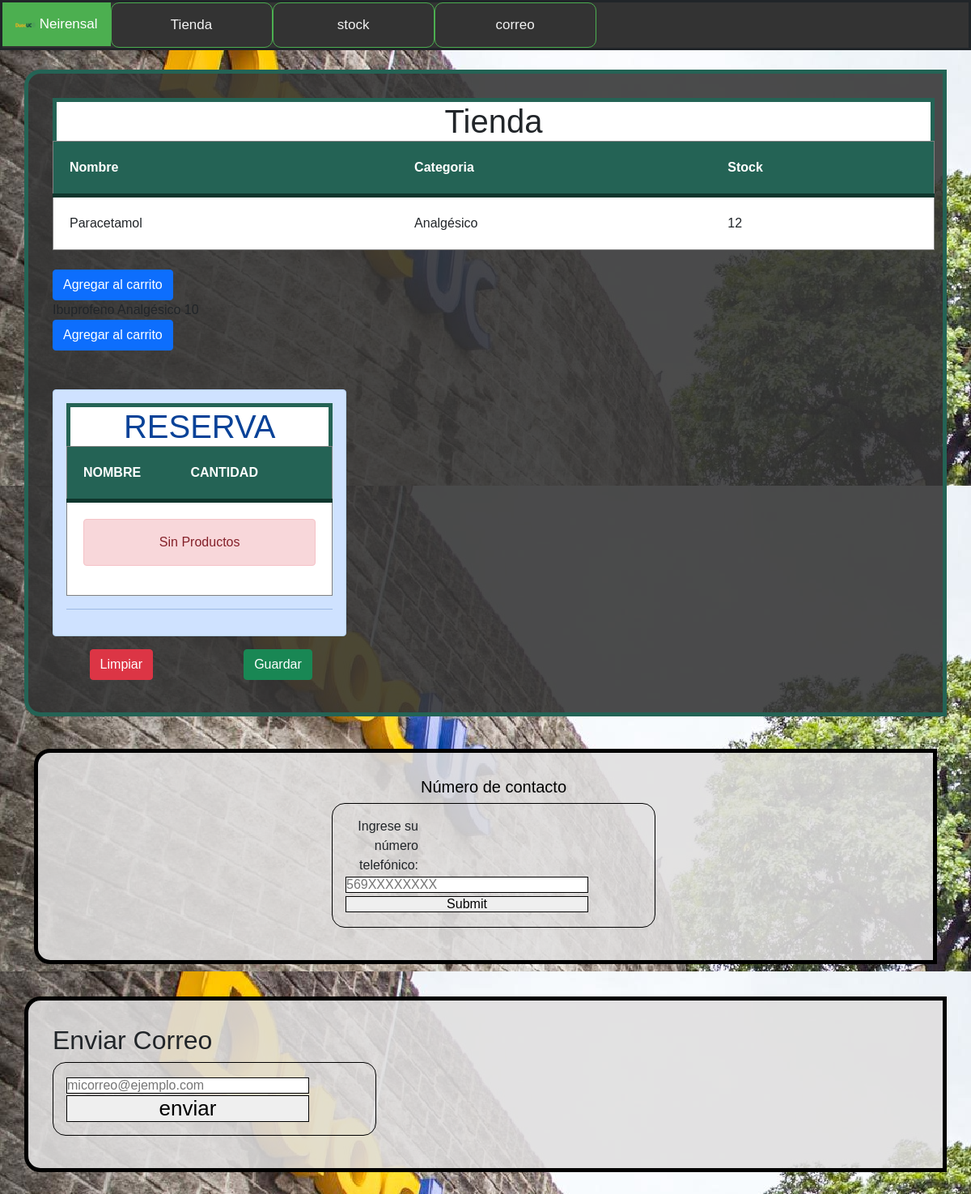
The page /tienda on the database its author committed.
### core/models.py (models this page shows, shortened)
class Producto(models.Model):
    id = models.AutoField(max_length=3, primary_key= True)
    nombre = models.CharField(max_length=64)
    categoria = models.ForeignKey(Categoria, on_delete=models.CASCADE)
    precio = models.IntegerField()
    stock = models.CharField(max_length=20, verbose_name='Stock')
    marca =  models.CharField(max_length=20, verbose_name='Laboratorio')
    descripcion =  models.CharField(max_length=20, verbose_name='Descripcion remedio')
    estado =  models.CharField(max_length=20, verbose_name='Estado del remedio')

class Categoria(models.Model):
    idCategoria = models.IntegerField(primary_key=True, verbose_name='Id de categoria')
    nombreCategoria = models.CharField(max_length=50, verbose_name='Nombre de la Categoria')
    def __str__(self):
        return self.nombreCategoria

### core/views.py (the view)
# urls.py: path('tienda',tienda , name="tienda"),
def tienda(request):
    if request.method == 'POST':
        mail = request.POST.get('mail')
        send_email(mail)
    productos = Producto.objects.all()
    return render(request, "core/tienda.html", {'productos':productos})

### core/context_processor.py (called while the page is built)
def totalC(request):
    total = 0
    if request.user.is_authenticated:
         if "carrito" in request.session.keys():
             for key, value in request.session["carrito"].items():
                 total += int(value["acumulado"])
    return {"totalC": total}

### core/templates/core/Tienda.html (shortened to what this page needs)
{% load static %}
<!DOCTYPE html>
<html>
<head>
    <link rel="stylesheet" href="https://cdnjs.cloudflare.com/ajax/libs/font-awesome/4.7.0/css/font-awesome.min.css">
    <link rel="stylesheet" href="https://icons8.com/icon/ZRiAFreol5mE/instagram">
    <link href=" {% static 'css/bootstrap.min.css' %} " rel="stylesheet">
    <link href=" {% static 'css/style.css' %} " rel="stylesheet">
</head>
<body background="{% static 'img/Duoc.jpg' %}">
    <header class="menu-fixed">
        <div class="bordmenu">
            <div class="topnav" id="myTopnav">
                <a href="{% url 'home' %}" class="active"><img src=" {% static 'img/Logo_DuocUC.png' %} " alt="" width="25px"> Neirensal</a>
                <a class="indemenu" href="{% url 'tienda' %}">Tienda</a>
                <a class="indemenu" href="{% url 'stock' %}">stock</a>
                <a class="indemenu" href="{% url 'correo' %}">correo</a>
            </div>
        </div>
    </header>
    <br>
    <div class="container">
        <div class="row">
        <div class="jumbotron">
            <table border="1" class="customers">
                <h1 class=" formomar4">Tienda</h1>
                <thead>
                    <tr>
                        <th cope="col">Nombre</th>
                        <th cope="col">Categoria</th>
                        <th cope="col">Stock</th>
                    </tr>
                </thead>
                {% for producto in productos %}
                <section>
                    <tr>
                        <td>{{producto.nombre}}</td>
                        <td>{{producto.categoria}}</td>
                        <td>{{producto.stock}}</td>
                    </tr>
                </table>
                <br>
                    <a href="{% url 'Agg' producto.id %}" class="btn btn-primary">Agregar al carrito</a>
                </section>
                <br>
                {% endfor%}
                <br>
                <div class="col-4">
                    {% include "core/Carrito.html" %}
                </div>
            </div>
            <section>
            <div class="jumbotronblack">
                {% include "core/phone.html" %}
            </div>
            </section>
            <div class="jumbotronblack">
                            <div class="col-4">
                                <h2>Enviar Correo</h2>
                                    <form action="#" method="POST">
                                        <input type="text" name="mail" placeholder="micorreo@ejemplo.com">
                                        <input style="font-size: 26px;" type="submit" value="enviar">
                                    </form>
                            </div>
                        </div>
                    </div>
                </body>
</html>

### core/static/css/style.css (style rules this page uses)
.indemenu { text-decoration: none; font-size: 20px; display: inline-block; padding-left: 10px; padding-right: 10px; width: 200px; border: 1px solid #4CAF50; border-radius: 10px; }
body { margin: 0; font-family: Arial, Helvetica, sans-serif; }
.topnav { overflow: hidden; background-color: #333; }
.topnav a { float: left; display: block; color: #f2f2f2; text-align: center; padding: 14px 16px; text-decoration: none; font-size: 17px; }
.topnav a.active { background-color: #4CAF50; color: white; }
.bordmenu { border-style: solid; width: 100%; }
.jumbotron { padding: 3px 10px; border: 5px solid #246355; border-top-left-radius: 20px; border-bottom-left-radius: 20px; padding-top: 30px; padding-bottom: 40px; padding-left: 30px; margin-bottom: 40px; color: inherit; background-color: rgba(51, 51, 51, 0.883); transition: all 400ms ease-out; cursor: default; }
.jumbotronblack { padding: 3px 10px; border: rgb(0, 0, 0) 5px solid; border-top-left-radius: 20px; border-bottom-left-radius: 20px; padding-top: 30px; padding-bottom: 40px; padding-left: 30px; margin-bottom: 40px; color: inherit; background-color: rgba(224, 223, 223, 0.883); transition: all 400ms ease-out; cursor: default; }
form { margin: 0 auto; width: 400px; padding: 1em; border: 1px solid rgb(0, 0, 0); border-radius: 1em; }
input, textarea { font: 1em sans-serif; width: 300px; box-sizing: border-box; border: 1px solid rgb(0, 0, 0); }
* { margin: 0; padding: 0; box-sizing: border-box; font-family: 'Montserrat', sans-serif; }
table { background-color: rgb(255, 255, 255); text-align: left; border-collapse: collapse; width: 100%; }
th, td { padding: 20px; }
thead { background-color: #246355; border-bottom: solid 5px #0F362D; color: white; width: 100%; }
.formomar4 { background: rgb(255, 255, 255); text-align: center; margin-bottom: -5px; border: 5px solid #246355; }

### rows shown on the page
Producto: nombre "Paracetamol", categoria "Analgésico", stock "12"
Producto: nombre "Ibuprofeno", categoria "Analgésico", stock "10"
